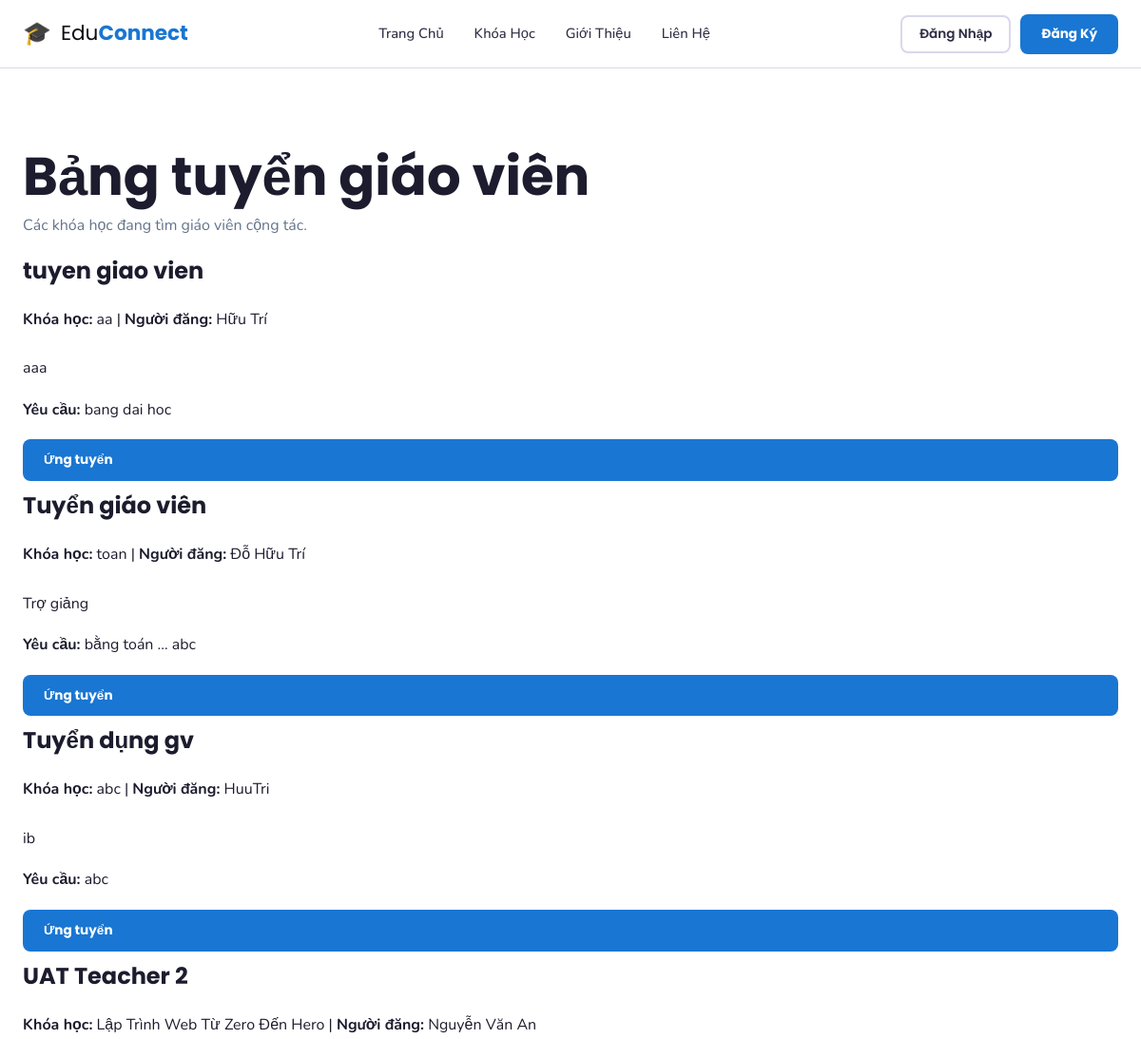
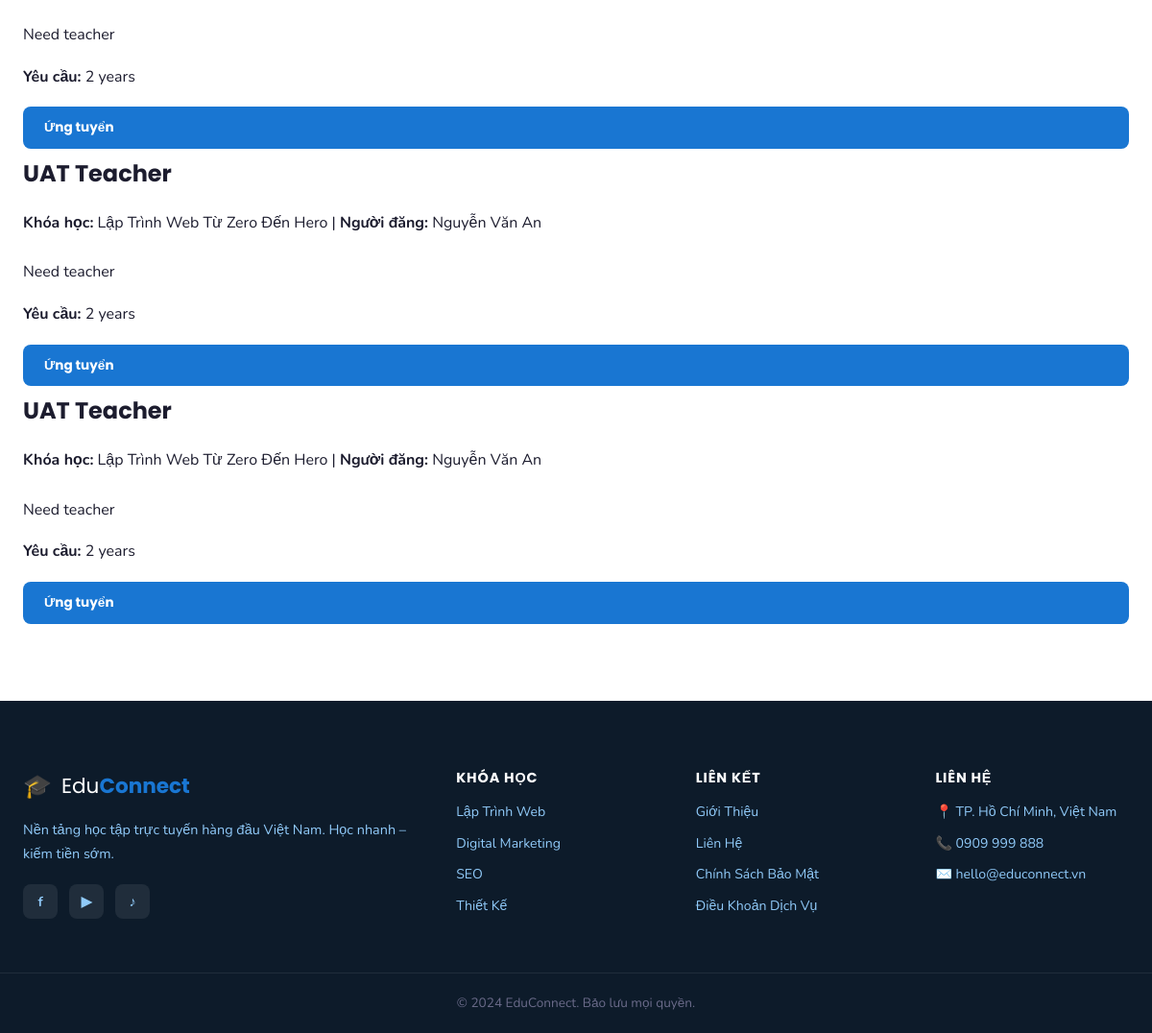
The app's page /teacher-jobs with its own data (2 pictures, top to bottom).
### tables this page shows
CREATE TABLE teacher_job_posts (
        id INTEGER PRIMARY KEY AUTOINCREMENT,
        course_id INTEGER NOT NULL,
        title TEXT NOT NULL,
        description TEXT NOT NULL,
        requirements TEXT DEFAULT '',
        status TEXT DEFAULT 'open' CHECK(status IN ('open','closed')),
        deadline DATETIME DEFAULT NULL,
        created_by INTEGER NOT NULL,
        created_at DATETIME DEFAULT CURRENT_TIMESTAMP,
        FOREIGN KEY(course_id) REFERENCES courses(id),
        FOREIGN KEY(created_by) REFERENCES users(id)
    );

CREATE TABLE courses (
    id INTEGER PRIMARY KEY AUTOINCREMENT,
    title TEXT NOT NULL,
    slug TEXT UNIQUE NOT NULL,
    description TEXT,
    price REAL DEFAULT 0,
    original_price REAL DEFAULT 0,
    image TEXT DEFAULT NULL,
    instructor_id INTEGER,
    category_id INTEGER,
    level TEXT DEFAULT 'beginner',
    duration TEXT DEFAULT '0 giờ',
    total_lessons INTEGER DEFAULT 0,
    total_students INTEGER DEFAULT 0,
    rating REAL DEFAULT 0,
    is_featured INTEGER DEFAULT 0,
    created_at DATETIME DEFAULT CURRENT_TIMESTAMP,
    FOREIGN KEY (instructor_id) REFERENCES users(id),
    FOREIGN KEY (category_id) REFERENCES categories(id)
);

CREATE TABLE users (
    id INTEGER PRIMARY KEY AUTOINCREMENT,
    name TEXT NOT NULL,
    email TEXT UNIQUE NOT NULL,
    password TEXT NOT NULL,
    avatar TEXT DEFAULT NULL,
    is_admin INTEGER DEFAULT 0,
    wallet_balance REAL DEFAULT 0,
    created_at DATETIME DEFAULT CURRENT_TIMESTAMP
, bank_name TEXT DEFAULT "", bank_account TEXT DEFAULT "", bank_holder TEXT DEFAULT "");

### app.py (the view)
@app.route('/teacher-jobs')
def teacher_jobs_board():
    conn = get_db()
    ensure_teacher_recruitment_tables(conn)
    jobs = conn.execute(
        'SELECT j.*, c.title as course_title, c.id as course_id, u.name as owner_name '
        'FROM teacher_job_posts j '
        'JOIN courses c ON c.id=j.course_id '
        'JOIN users u ON u.id=j.created_by '
        'WHERE j.status="open" ORDER BY j.created_at DESC'
    ).fetchall()
    conn.close()
    return render_template('teacher-jobs-board.html', jobs=jobs)

### app.py (called while the page is built, shortened)
def get_db():
    conn = sqlite3.connect(DB)
    conn.row_factory = sqlite3.Row
    return conn

def get_current_user():
    if 'user_id' in session:
        conn = get_db()
        user = conn.execute('SELECT * FROM users WHERE id=?', (session['user_id'],)).fetchone()
        conn.close()
        return user
    return None

@app.context_processor
def inject_user():
    return {'current_user': get_current_user()}

@app.context_processor
def admin_helpers():
    def get_contact_count():
        try:
            conn = get_db()
            n = conn.execute('SELECT COUNT(*) FROM contacts').fetchone()[0]
            conn.close()
            return n
        except:
            return 0
    return {'get_contact_count': get_contact_count}

@app.context_processor
def teacher_application_notifications():
    if 'user_id' not in session:
        return {'header_app_update_count': 0}

### templates/teacher-jobs-board.html (shortened to what this page needs)
{% extends "layout.html" %}
{% block content %}
<section class="section">
  <div class="container">
    <h1 style="margin-bottom:6px;">Bảng tuyển giáo viên</h1>
    <p style="color:#64748b;margin-bottom:20px;">Các khóa học đang tìm giáo viên cộng tác.</p>
    {% if jobs %}
    <div style="display:grid;gap:12px;">
      {% for j in jobs %}
      <article class="form-card">
        <h3 style="margin-bottom:6px;">{{ j.title }}</h3>
        <p style="margin-bottom:8px;"><strong>Khóa học:</strong> {{ j.course_title }} | <strong>Người đăng:</strong> {{ j.owner_name }}</p>
        <p style="white-space:pre-line;">{{ j.description }}</p>
        {% if j.requirements %}
        <p><strong>Yêu cầu:</strong> {{ j.requirements }}</p>
        {% endif %}
        <a class="btn-primary-sm" href="{{ url_for('apply_teacher_job', job_id=j.id) }}">Ứng tuyển</a>
      </article>
      {% endfor %}
    </div>
    {% else %}
    <p>Hiện chưa có tin tuyển nào đang mở.</p>
    {% endif %}
  </div>
</section>
{% endblock %}

### static/css/base.css (style rules this page uses)
:root { --brand-900: #0d1b2a; --brand-800: #1b2d44; --brand-700: #1e3a5f; --brand-600: #1565c0; --brand-500: #1976d2; --brand-400: #42a5f5; --brand-300: #90caf9; --brand-200: #bbdefb; --brand-100: #e3f2fd; --accent-500: #ff6f00; --accent-400: #ff8f00; --accent-300: #ffca28; --green-500: #10b981; --red-500: #ef4444; --neutral-900: #0d0d14; --neutral-800: #1c1c2e; --neutral-700: #2d2d45; --neutral-600: #4a4a6a; --neutral-500: #6b6b8a; --neutral-400: #9090b0; --neutral-300: #b0b0cc; --neutral-200: #d8d8ec; --neutral-100: #f0f0f8; --neutral-50: #f8f8fc; --white: #ffffff; --font-display: 'Poppins', sans-serif; --font-body: 'Nunito', sans-serif; --shadow-sm: 0 2px 8px rgba(15,15,35,0.08); --shadow-md: 0 8px 24px rgba(15,15,35,0.12); --shadow-lg: 0 20px 60px rgba(15,15,35,0.18); --shadow-brand: 0 8px 30px rgba(72,72,200,0.3); --radius-sm: 8px; --radius-md: 14px; --radius-lg: 22px; --radius-xl: 32px; --header-h: 72px; --container-w: 1200px; --transition: 0.25s cubic-bezier(0.4, 0, 0.2, 1); }
*, *::before, *::after { box-sizing: border-box; margin: 0; padding: 0; }
html { scroll-behavior: smooth; }
body { font-family: var(--font-body); font-size: 16px; line-height: 1.6; color: var(--neutral-800); background: var(--white); overflow-x: hidden; }
a { text-decoration: none; color: inherit; }
.container { width: 100%; max-width: var(--container-w); margin: 0 auto; padding: 0 24px; }
h1, h2, h3, h4, h5 { font-family: var(--font-display); line-height: 1.2; font-weight: 700; }
h1 { font-size: clamp(2rem, 5vw, 3.5rem); }
h3 { font-size: clamp(1.2rem, 2.5vw, 1.5rem); }
.btn-primary-sm { padding: 9px 20px; background: var(--brand-500); color: var(--white); border-radius: var(--radius-sm); font-family: var(--font-display); font-weight: 700; font-size: 0.85rem; transition: var(--transition); border: 2px solid transparent; }
.section { padding: 80px 0; }
.modal-form, .form-card { display: flex; flex-direction: column; gap: 18px; }

### records on screen
teacher_job_posts: title "tuyen giao vien", course_title "aa", owner_name "Hữu Trí", description "aaa", requirements "bang dai hoc"
teacher_job_posts: title "Tuyển giáo viên", course_title "toan", owner_name "Đỗ Hữu Trí", description "Trợ giảng", requirements "bằng toán ... abc"
teacher_job_posts: title "Tuyển dụng gv", course_title "abc", owner_name "HuuTri", description "ib", requirements "abc"
teacher_job_posts: title "UAT Teacher 2", course_title "Lập Trình Web Từ Zero Đến Hero", owner_name "Nguyễn Văn An", description "Need teacher", requirements "2 years"
teacher_job_posts: title "UAT Teacher", course_title "Lập Trình Web Từ Zero Đến Hero", owner_name "Nguyễn Văn An", description "Need teacher", requirements "2 years"
teacher_job_posts: title "UAT Teacher", course_title "Lập Trình Web Từ Zero Đến Hero", owner_name "Nguyễn Văn An", description "Need teacher", requirements "2 years"
